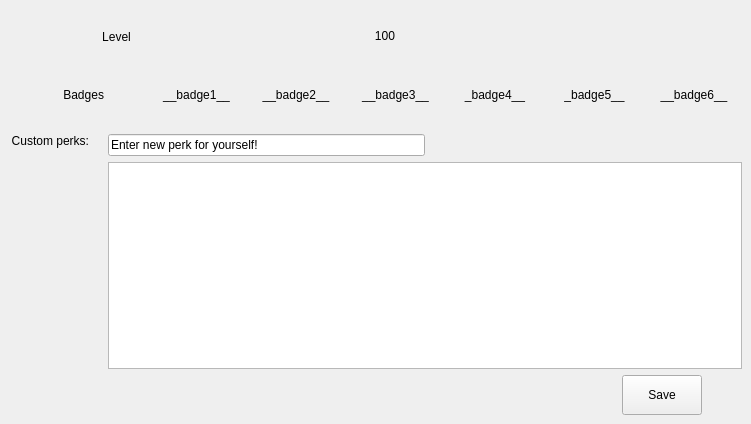
    <widget class="QWidget" name="tab_5">
     <attribute name="title">
      <string>Perks</string>
     </attribute>
     <widget class="QWidget" name="layoutWidget">
      <property name="geometry">
       <rect>
        <x>10</x>
        <y>10</y>
        <width>731</width>
        <height>111</height>
       </rect>
      </property>
      <layout class="QVBoxLayout" name="verticalLayout_11">
       <item>
        <layout class="QHBoxLayout" name="horizontalLayout_20">
         <item>
          <widget class="QLabel" name="level_label">
           <property name="minimumSize">
            <size>
             <width>100</width>
             <height>0</height>
            </size>
           </property>
           <property name="text">
            <string>Level</string>
           </property>
           <property name="alignment">
            <set>Qt::AlignCenter</set>
           </property>
          </widget>
         </item>
         <item>
          <spacer name="horizontalSpacer_45">
           <property name="orientation">
            <enum>Qt::Horizontal</enum>
           </property>
           <property name="sizeType">
            <enum>QSizePolicy::Fixed</enum>
           </property>
           <property name="sizeHint" stdset="0">
            <size>
             <width>50</width>
             <height>20</height>
            </size>
           </property>
          </spacer>
         </item>
         <item>
          <widget class="QLabel" name="levelValue_label">
           <property name="text">
            <string>100</string>
           </property>
           <property name="textFormat">
            <enum>Qt::RichText</enum>
           </property>
           <property name="alignment">
            <set>Qt::AlignCenter</set>
           </property>
          </widget>
         </item>
         <item>
          <spacer name="horizontalSpacer_47">
           <property name="orientation">
            <enum>Qt::Horizontal</enum>
           </property>
           <property name="sizeType">
            <enum>QSizePolicy::Fixed</enum>
           </property>
           <property name="sizeHint" stdset="0">
            <size>
             <width>250</width>
             <height>20</height>
            </size>
           </property>
          </spacer>
         </item>
        </layout>
       </item>
       <item>
        <layout class="QHBoxLayout" name="horizontalLayout_21">
         <item>
          <widget class="QLabel" name="badges_label">
           <property name="text">
            <string>Badges</string>
           </property>
           <property name="alignment">
            <set>Qt::AlignRight|Qt::AlignTrailing|Qt::AlignVCenter</set>
           </property>
          </widget>
         </item>
         <item>
          <spacer name="horizontalSpacer_46">
           <property name="orientation">
            <enum>Qt::Horizontal</enum>
           </property>
           <property name="sizeType">
            <enum>QSizePolicy::Fixed</enum>
           </property>
           <property name="sizeHint" stdset="0">
            <size>
             <width>40</width>
             <height>20</height>
            </size>
           </property>
          </spacer>
         </item>
         <item>
          <widget class="QLabel" name="badge1_label">
           <property name="styleSheet">
            <string notr="true">background-color:&quot;transparent&quot;;
background-image: &quot;:/images/images/blue_budgets.png&quot;;</string>
           </property>
           <property name="text">
            <string>__badge1__</string>
           </property>
           <property name="alignment">
            <set>Qt::AlignCenter</set>
           </property>
          </widget>
         </item>
         <item>
          <widget class="QLabel" name="badge2_label">
           <property name="text">
            <string>__badge2__</string>
           </property>
           <property name="alignment">
            <set>Qt::AlignCenter</set>
           </property>
          </widget>
         </item>
         <item>
          <widget class="QLabel" name="badge3_label">
           <property name="text">
            <string>__badge3__</string>
           </property>
           <property name="alignment">
            <set>Qt::AlignCenter</set>
           </property>
          </widget>
         </item>
         <item>
          <widget class="QLabel" name="badge4_label">
           <property name="text">
            <string>_badge4__</string>
           </property>
           <property name="alignment">
            <set>Qt::AlignCenter</set>
           </property>
          </widget>
         </item>
         <item>
          <widget class="QLabel" name="badge5_label">
           <property name="text">
            <string>_badge5__</string>
           </property>
           <property name="alignment">
            <set>Qt::AlignCenter</set>
           </property>
          </widget>
         </item>
         <item>
          <widget class="QLabel" name="badge6_label">
           <property name="text">
            <string>__badge6__</string>
           </property>
           <property name="alignment">
            <set>Qt::AlignCenter</set>
           </property>
          </widget>
         </item>
        </layout>
       </item>
      </layout>
     </widget>
     <widget class="QWidget" name="layoutWidget">
      <property name="geometry">
       <rect>
        <x>11</x>
        <y>134</y>
        <width>731</width>
        <height>281</height>
       </rect>
      </property>
      <layout class="QHBoxLayout" name="horizontalLayout_24">
       <item>
        <widget class="QLabel" name="customPerks_label">
         <property name="text">
          <string>Custom perks:</string>
         </property>
         <property name="alignment">
          <set>Qt::AlignRight|Qt::AlignTop|Qt::AlignTrailing</set>
         </property>
        </widget>
       </item>
       <item>
        <spacer name="horizontalSpacer_49">
         <property name="orientation">
          <enum>Qt::Horizontal</enum>
         </property>
         <property name="sizeType">
          <enum>QSizePolicy::Fixed</enum>
         </property>
         <property name="sizeHint" stdset="0">
          <size>
           <width>13</width>
           <height>20</height>
          </size>
         </property>
        </spacer>
       </item>
       <item>
        <layout class="QVBoxLayout" name="verticalLayout_13">
         <item>
          <layout class="QVBoxLayout" name="verticalLayout_12">
           <item>
            <layout class="QHBoxLayout" name="horizontalLayout_22">
             <item>
              <widget class="QLineEdit" name="newCustomPerk_lineEdit">
               <property name="text">
                <string>Enter new perk for yourself!</string>
               </property>
              </widget>
             </item>
             <item>
              <spacer name="horizontalSpacer_48">
               <property name="orientation">
                <enum>Qt::Horizontal</enum>
               </property>
               <property name="sizeHint" stdset="0">
                <size>
                 <width>40</width>
                 <height>20</height>
                </size>
               </property>
              </spacer>
             </item>
            </layout>
           </item>
           <item>
            <widget class="QListView" name="customPerks_ListView"/>
           </item>
          </layout>
         </item>
         <item>
          <layout class="QHBoxLayout" name="horizontalLayout_23">
           <item>
            <spacer name="horizontalSpacer_50">
             <property name="orientation">
              <enum>Qt::Horizontal</enum>
             </property>
             <property name="sizeHint" stdset="0">
              <size>
               <width>40</width>
               <height>20</height>
              </size>
             </property>
            </spacer>
           </item>
           <item>
            <widget class="QPushButton" name="saveCustomPerk_button">
             <property name="minimumSize">
              <size>
               <width>0</width>
               <height>40</height>
              </size>
             </property>
             <property name="text">
              <string>Save</string>
             </property>
            </widget>
           </item>
           <item>
            <spacer name="horizontalSpacer_51">
             <property name="orientation">
              <enum>Qt::Horizontal</enum>
             </property>
             <property name="sizeType">
              <enum>QSizePolicy::Fixed</enum>
             </property>
             <property name="sizeHint" stdset="0">
              <size>
               <width>40</width>
               <height>20</height>
              </size>
             </property>
            </spacer>
           </item>
          </layout>
         </item>
        </layout>
       </item>
      </layout>
     </widget>
    </widget>
